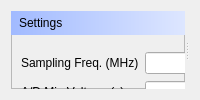
      <widget class="QWidget" name="tab">
       <attribute name="title">
        <string>Settings</string>
       </attribute>
       <layout class="QVBoxLayout" name="verticalLayout_29">
        <item>
         <widget class="QSplitter" name="splitter_20">
          <property name="orientation">
           <enum>Qt::Horizontal</enum>
          </property>
          <widget class="QFrame" name="frame_20">
           <property name="maximumSize">
            <size>
             <width>230</width>
             <height>16777215</height>
            </size>
           </property>
           <property name="frameShape">
            <enum>QFrame::StyledPanel</enum>
           </property>
           <property name="frameShadow">
            <enum>QFrame::Raised</enum>
           </property>
           <widget class="QWidget" name="layoutWidget_3">
            <property name="geometry">
             <rect>
              <x>10</x>
              <y>40</y>
              <width>201</width>
              <height>220</height>
             </rect>
            </property>
            <layout class="QGridLayout" name="gridLayout_4">
             <item row="5" column="1">
              <widget class="QCheckBox" name="check_first_lsb">
               <property name="text">
                <string/>
               </property>
              </widget>
             </item>
             <item row="4" column="1">
              <widget class="QCheckBox" name="check_signed_sm">
               <property name="text">
                <string/>
               </property>
              </widget>
             </item>
             <item row="3" column="1">
              <widget class="QComboBox" name="ombo_byte_num_set">
               <item>
                <property name="text">
                 <string>2 Byte</string>
                </property>
               </item>
              </widget>
             </item>
             <item row="2" column="1">
              <widget class="QLineEdit" name="txt_max_vol_set"/>
             </item>
             <item row="1" column="1">
              <widget class="QLineEdit" name="txt_min_vol_set"/>
             </item>
             <item row="4" column="0">
              <widget class="QLabel" name="label_51">
               <property name="text">
                <string>Signed Value</string>
               </property>
              </widget>
             </item>
             <item row="5" column="0">
              <widget class="QLabel" name="label_52">
               <property name="text">
                <string>First LSB</string>
               </property>
              </widget>
             </item>
             <item row="2" column="0">
              <widget class="QLabel" name="label_49">
               <property name="text">
                <string>A/D Max Voltage (v)</string>
               </property>
              </widget>
             </item>
             <item row="6" column="0">
              <widget class="QLabel" name="label_53">
               <property name="text">
                <string>Min.</string>
               </property>
              </widget>
             </item>
             <item row="7" column="0">
              <widget class="QLabel" name="label_54">
               <property name="text">
                <string>Max.</string>
               </property>
              </widget>
             </item>
             <item row="3" column="0">
              <widget class="QLabel" name="label_50">
               <property name="text">
                <string>Byte Num</string>
               </property>
              </widget>
             </item>
             <item row="0" column="0">
              <widget class="QLabel" name="label_47">
               <property name="text">
                <string>Sampling Freq. (MHz)</string>
               </property>
              </widget>
             </item>
             <item row="1" column="0">
              <widget class="QLabel" name="label_48">
               <property name="text">
                <string>A/D Min Voltage (v)</string>
               </property>
              </widget>
             </item>
             <item row="0" column="1">
              <widget class="QLineEdit" name="txt_sample_freq_set"/>
             </item>
             <item row="6" column="1">
              <widget class="QLineEdit" name="txt_min_set"/>
             </item>
             <item row="7" column="1">
              <widget class="QLineEdit" name="txt_max_set"/>
             </item>
            </layout>
           </widget>
           <widget class="QLabel" name="label_40">
            <property name="geometry">
             <rect>
              <x>0</x>
              <y>0</y>
              <width>271</width>
              <height>24</height>
             </rect>
            </property>
            <property name="minimumSize">
             <size>
              <width>0</width>
              <height>20</height>
             </size>
            </property>
            <property name="styleSheet">
             <string notr="true">background:qlineargradient(spread:pad, x1:0, y1:0, x2:1, y2:0, stop:0 rgba(161, 186, 255, 255), stop:1 rgba(255, 255, 255, 255));
padding-left:5px;
padding-bottom:5px;
padding-top:5px;</string>
            </property>
            <property name="text">
             <string>Settings</string>
            </property>
           </widget>
           <widget class="QPushButton" name="pushButton_12">
            <property name="geometry">
             <rect>
              <x>120</x>
              <y>290</y>
              <width>89</width>
              <height>25</height>
             </rect>
            </property>
            <property name="text">
             <string>Apply</string>
            </property>
           </widget>
           <widget class="QPushButton" name="pushButton_13">
            <property name="geometry">
             <rect>
              <x>20</x>
              <y>290</y>
              <width>89</width>
              <height>25</height>
             </rect>
            </property>
            <property name="text">
             <string>OK</string>
            </property>
           </widget>
          </widget>
          <widget class="QWidget" name="verticalLayoutWidget">
           <layout class="QVBoxLayout" name="verticalLayout_28"/>
          </widget>
         </widget>
        </item>
       </layout>
      </widget>
